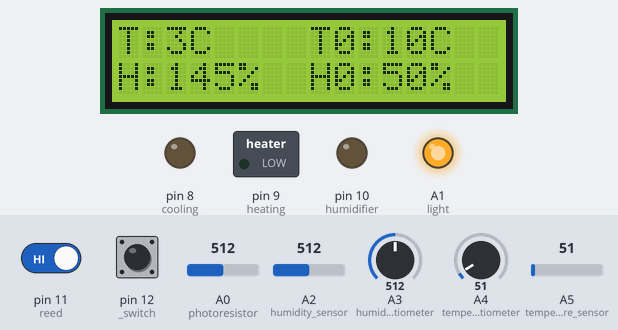
The sketch below on a simulated Arduino Uno, built with avr-gcc and run on an emulated ATmega328P. On the bench: 16×2 character LCD, switched loads named in the sketch (green lamp = pin HIGH), output pins drawn as LEDs (lit = HIGH). Inputs (shaded band) come from the test bench; at power-on: A2 (humidity_sensor) = 512, A0 (photoresistor) = 512, A5 (temperature_sensor) = 51, pin 11 (reed) HIGH, pin 12 (_switch) HIGH, A3 (humidity_potentiometer) = 512, A4 (temperature_potentiometer) = 51. What the sketch prints to the serial monitor is not drawn.

Above: at 1.2 s.
1.3 s: A2 (humidity_sensor) set to 58
At 1.9 s:
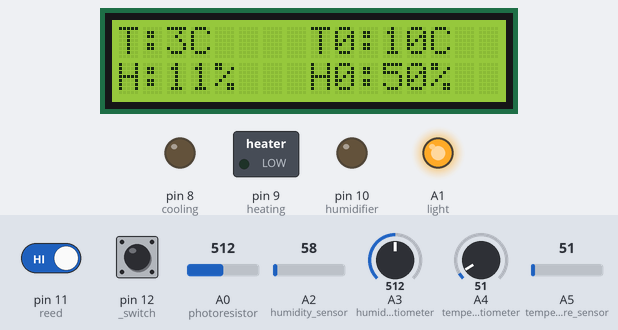
2.8 s: A2 (humidity_sensor) set to 48
At 4.0 s:
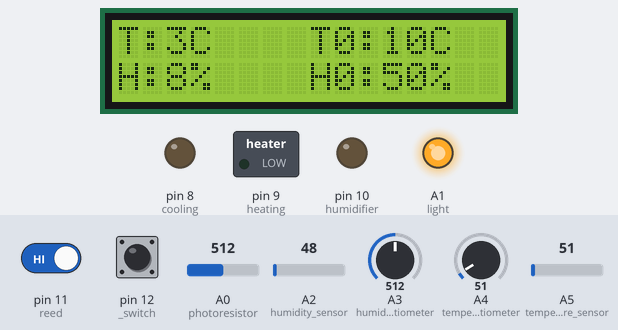
4.3 s: A0 (photoresistor) set to 937
7.3 s: A0 (photoresistor) set to 966
At 7.8 s:
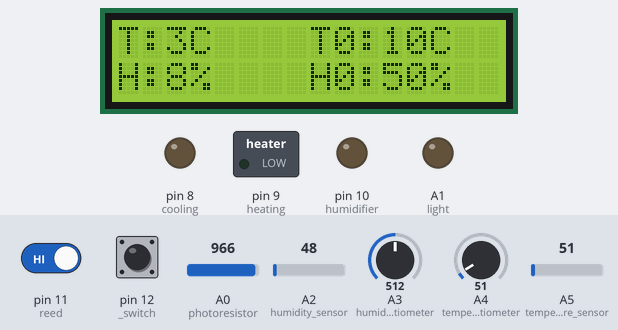
8.8 s: A5 (temperature_sensor) set to 95
At 9.4 s:
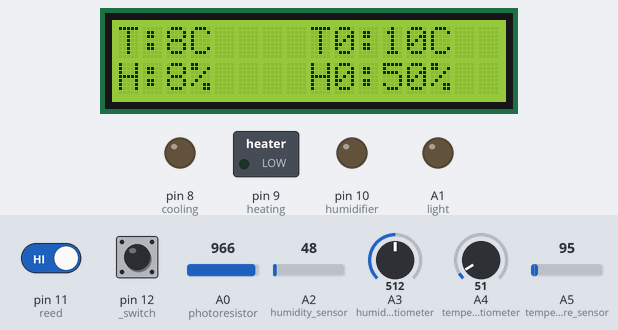
10.3 s: A5 (temperature_sensor) set to 111
At 10.6 s:
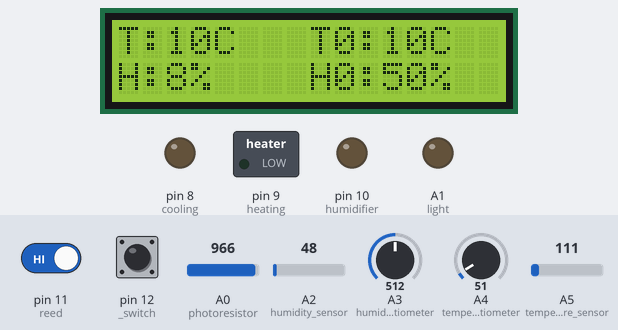
Timing chart, 0 to 12.8 s (numbered marks = the images above; inputs shaded):
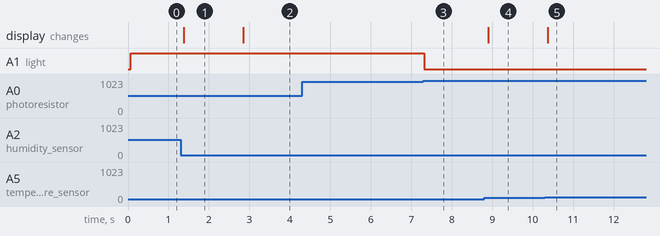

Measured:
- the behaviour switches between 949 and 950 on A0 (photoresistor) (found by bisection; images 2 and 3)
- after the input at 1.3 s, the display: changes after 0.08 s (image 1)
- after the input at 2.8 s, the display: changes after 0.05 s (image 2)
- after the input at 4.3 s, every drawn part: stays the same
- after the input at 7.3 s, A1 (light): HIGH → LOW at once
- after the input at 8.8 s, the display: changes after 0.10 s (image 4)
- after the input at 10.3 s, the display: changes after 0.07 s (image 5)

The sketch:

smart_house.ino
```cpp
/*

Author: Nikola Vidović

Project: Smart House

Key components: DHT11, 16x2 LCD Display,
potentiometers, reed switch, switches,
RGB diode, LED, photoresistor

Short description:

  - The task of this project is control of all Smart House systems
    and display information about current state of systems
  - DHT11 is used to measure temperature and humidity, the values will be printed on LCD display (T & H)
  - Using potentiometers, user will be able to set temperature and humidity, which will also be printed on LCD display (T0 & H0)
  - RGB diode will represent an air conditioner, and will light red as a sign of air conditioner heating up the house,
    and blue as a sign of cooling the house
  - LED diode will represent humidifier (ON and OFF accordingly)
  - Air conditioner and humidifier can only be ON if the window is closed (check using reed switch)
  - Manual air conditioner and humidifier switch
  - Photoresistor will be used as a sensor to turn on the lighting(another LED) at night,
    during the day the lighting will be switched off.
  - All information will also be printed in a specific format via the Serial monitor.

  NOTICE:

  Tinkercad doesn't own DHT11 sensor,
  so I'll improvise using two temperature sensors.
  One of them will act like a humidity sensor.
  In reality I'll use DHT11 and because of that,
  the code will be altered to suit the needs of Tinkercad.
  Also there is no reed switch, so I'll replace it
  with a basic switch.

  If you want to use DHT11 in your project,
  you can find valuable information here https://projecthub.arduino.cc/arcaegecengiz/using-dht11-12f621.

  You may need to alter calibration data based on what sensor are you using or type of enviroment you are testing the project.
*/

// --Libraries--

#include <LiquidCrystal.h>

// --LCD--

#define RS 2
#define E 3
#define DB4 4
#define DB5 5
#define DB6 6
#define DB7 7

LiquidCrystal lcd(RS, E, DB4, DB5, DB6, DB7);

// --Light--

#define illumination_calibration 950

#define light A1
#define photoresistor A0

int illumination;

// --TEMPERATURE--

#define temperature_min 10
#define temperature_max 30

#define temperature_sensor A5
#define temperature_potentiometer A4

#define heating 9
#define cooling 8

int  temperature, set_temperature;

// --HUMIDITY--

#define humidity_min 0
#define humidity_max 100

#define humidity_sensor A2
#define humidity_potentiometer A3

#define humidifier 10

int humidity, set_humidity;

// --WINDOW--

#define reed 11

bool closed;

// --SWITCH--

#define _switch 12
bool turn_on;

void setup()
{
  // initialization of serial monitor

  Serial.begin(9600);

  // initialization of LCD

  lcd.begin(16, 2);

  lcd.setCursor(0, 0);
  lcd.print("T:");

  lcd.setCursor(8, 0);
  lcd.print("T0:");

  lcd.setCursor(0, 1);
  lcd.print("H:");

  lcd.setCursor(8, 1);
  lcd.print("H0:");

  // --LIGHT--
  pinMode(light, OUTPUT);

  // --AC--
  pinMode(heating, OUTPUT);
  pinMode(cooling, OUTPUT);

  // --HUMIDIFIER--
  pinMode(humidifier, OUTPUT);

  // --SWITCHES / WINDOW--
  pinMode(reed, INPUT_PULLUP);
  pinMode(_switch, INPUT_PULLUP);
}

void loop()
{
  //all functions have to be executed in real-time

  // --LIGHT--

  illumination = analogRead(photoresistor);

  digitalWrite(light, illumination < illumination_calibration ? HIGH : LOW);

  // --WINDOW--

  closed = digitalRead(reed) == LOW ? true : false;

  // --SWITCH--

  turn_on = digitalRead(_switch) == LOW ? true : false;

  // --TEMPERATURE--

  temperature = map(analogRead(temperature_sensor), 20, 358, 0, 40);
  set_temperature = map(analogRead(temperature_potentiometer), 0, 1023, temperature_min, temperature_max);

  if(temperature < set_temperature && closed && turn_on){
  	digitalWrite(heating, HIGH);
    digitalWrite(cooling, LOW);
  }
  else if(temperature > set_temperature && closed && turn_on){
  	digitalWrite(heating, LOW);
    digitalWrite(cooling, HIGH);
  }
  else{
  	digitalWrite(heating, LOW);
    digitalWrite(cooling, LOW);
  }


  // --HUMIDITY--

  humidity = map(analogRead(humidity_sensor), 20, 358, 0, 100);
  set_humidity = map(analogRead(humidity_potentiometer), 0, 1023, humidity_min, humidity_max);

  digitalWrite(humidifier, humidity < set_humidity && closed && turn_on ? HIGH : LOW);

  // --LCD--

  lcd.setCursor(2, 0);
  lcd.print(temperature);
  lcd.print("C ");

  lcd.setCursor(11, 0);
  lcd.print(set_temperature);
  lcd.print("C ");

  lcd.setCursor(2, 1);
  lcd.print(humidity);
  lcd.print("% ");

  lcd.setCursor(11, 1);
  lcd.print(set_humidity);
  lcd.print("% ");

  // --SERIAL MONITOR--

  Serial.print("Light: ");
  Serial.print(digitalRead(light) == HIGH ? "ON" : "OFF");

  Serial.print(" | Temp: ");
  Serial.print(temperature);

  Serial.print("C | Temp0: ");
  Serial.print(set_temperature);

  Serial.print("C | AC: ");
  Serial.print(digitalRead(cooling) == HIGH ? "COOL" : digitalRead(heating) == HIGH ? "HEAT" : "OFF");

  Serial.print(" | Hum: ");
  Serial.print(humidity);

  Serial.print("% | Hum0: ");
  Serial.print(set_humidity);

  Serial.print("% | Humidifier: ");
  Serial.print(digitalRead(humidifier) == HIGH ? "ON" : "OFF");

  Serial.print(" | Window: ");
  Serial.println(closed == true ? "CLOSED" : "OPEN");

}
```
